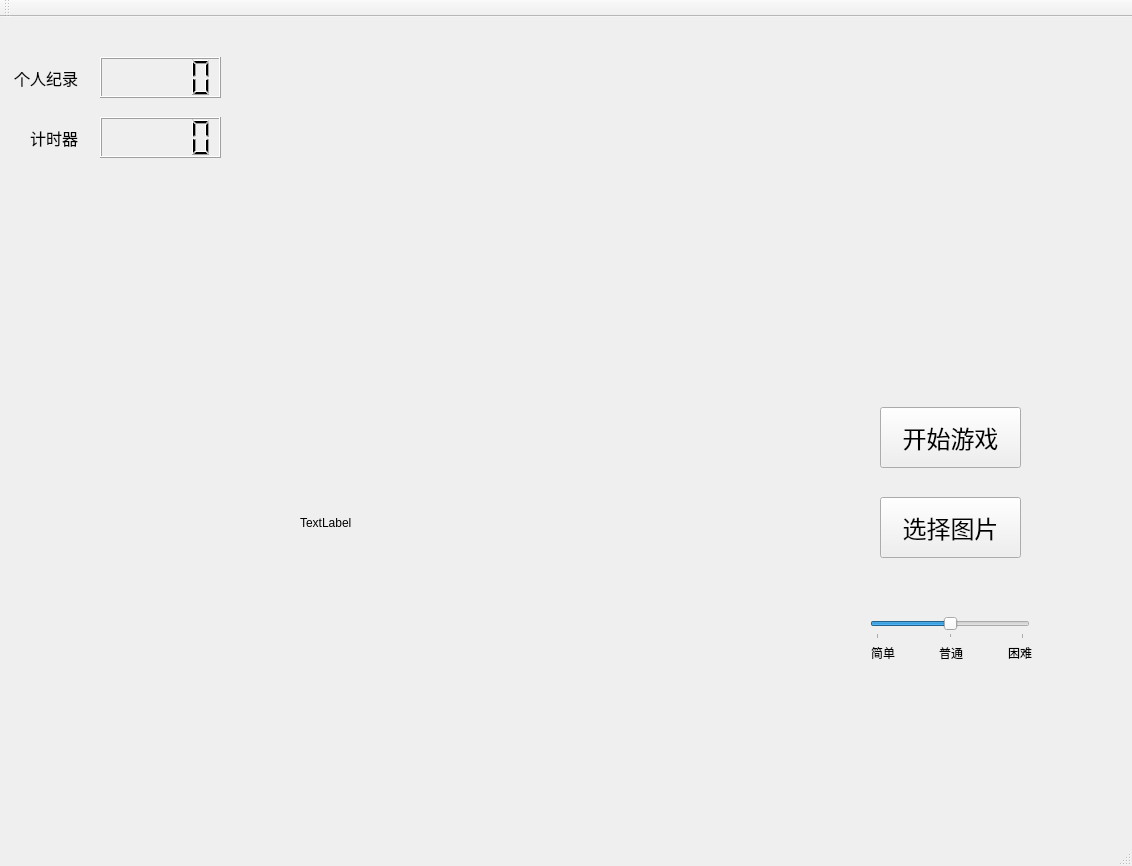
<?xml version="1.0" encoding="UTF-8"?>
<ui version="4.0">
 <class>MainwindowClass</class>
 <widget class="QMainWindow" name="MainwindowClass">
  <property name="geometry">
   <rect>
    <x>0</x>
    <y>0</y>
    <width>1132</width>
    <height>866</height>
   </rect>
  </property>
  <property name="windowTitle">
   <string>Mainwindow</string>
  </property>
  <widget class="QWidget" name="centralWidget">
   <widget class="QLabel" name="table">
    <property name="geometry">
     <rect>
      <x>300</x>
      <y>250</y>
      <width>561</width>
      <height>511</height>
     </rect>
    </property>
    <property name="text">
     <string>TextLabel</string>
    </property>
   </widget>
   <widget class="QPushButton" name="gameStart">
    <property name="geometry">
     <rect>
      <x>880</x>
      <y>390</y>
      <width>141</width>
      <height>61</height>
     </rect>
    </property>
    <property name="font">
     <font>
      <family>微软雅黑</family>
      <pointsize>18</pointsize>
     </font>
    </property>
    <property name="text">
     <string>开始游戏</string>
    </property>
   </widget>
   <widget class="QLabel" name="numUp">
    <property name="geometry">
     <rect>
      <x>300</x>
      <y>60</y>
      <width>581</width>
      <height>181</height>
     </rect>
    </property>
    <property name="text">
     <string/>
    </property>
   </widget>
   <widget class="QLabel" name="numDown">
    <property name="geometry">
     <rect>
      <x>50</x>
      <y>260</y>
      <width>581</width>
      <height>541</height>
     </rect>
    </property>
    <property name="text">
     <string/>
    </property>
   </widget>
   <widget class="QLabel" name="test">
    <property name="geometry">
     <rect>
      <x>70</x>
      <y>90</y>
      <width>331</width>
      <height>721</height>
     </rect>
    </property>
    <property name="text">
     <string/>
    </property>
   </widget>
   <widget class="QPushButton" name="imgSelection">
    <property name="geometry">
     <rect>
      <x>880</x>
      <y>480</y>
      <width>141</width>
      <height>61</height>
     </rect>
    </property>
    <property name="font">
     <font>
      <family>微软雅黑</family>
      <pointsize>18</pointsize>
     </font>
    </property>
    <property name="text">
     <string>选择图片</string>
    </property>
   </widget>
   <widget class="QSlider" name="difficulty">
    <property name="geometry">
     <rect>
      <x>870</x>
      <y>600</y>
      <width>160</width>
      <height>22</height>
     </rect>
    </property>
    <property name="maximum">
     <number>2</number>
    </property>
    <property name="sliderPosition">
     <number>1</number>
    </property>
    <property name="orientation">
     <enum>Qt::Horizontal</enum>
    </property>
    <property name="tickPosition">
     <enum>QSlider::TicksBelow</enum>
    </property>
   </widget>
   <widget class="QLCDNumber" name="timeRecorder">
    <property name="geometry">
     <rect>
      <x>100</x>
      <y>100</y>
      <width>121</width>
      <height>41</height>
     </rect>
    </property>
   </widget>
   <widget class="QLCDNumber" name="record">
    <property name="geometry">
     <rect>
      <x>100</x>
      <y>40</y>
      <width>121</width>
      <height>41</height>
     </rect>
    </property>
   </widget>
   <widget class="QLabel" name="label">
    <property name="geometry">
     <rect>
      <x>10</x>
      <y>50</y>
      <width>91</width>
      <height>21</height>
     </rect>
    </property>
    <property name="font">
     <font>
      <family>微软雅黑 Light</family>
      <pointsize>12</pointsize>
     </font>
    </property>
    <property name="text">
     <string> 个人纪录</string>
    </property>
   </widget>
   <widget class="QLabel" name="label_2">
    <property name="geometry">
     <rect>
      <x>30</x>
      <y>110</y>
      <width>91</width>
      <height>21</height>
     </rect>
    </property>
    <property name="font">
     <font>
      <family>微软雅黑 Light</family>
      <pointsize>12</pointsize>
     </font>
    </property>
    <property name="text">
     <string>计时器</string>
    </property>
   </widget>
   <widget class="QWidget" name="horizontalLayoutWidget">
    <property name="geometry">
     <rect>
      <x>860</x>
      <y>610</y>
      <width>221</width>
      <height>51</height>
     </rect>
    </property>
    <layout class="QHBoxLayout">
     <item>
      <widget class="QLabel" name="label_3">
       <property name="font">
        <font>
         <family>微软雅黑</family>
        </font>
       </property>
       <property name="text">
        <string>简单</string>
       </property>
      </widget>
     </item>
     <item>
      <widget class="QLabel" name="label_4">
       <property name="font">
        <font>
         <family>微软雅黑</family>
        </font>
       </property>
       <property name="text">
        <string>普通</string>
       </property>
      </widget>
     </item>
     <item>
      <widget class="QLabel" name="label_5">
       <property name="font">
        <font>
         <family>微软雅黑</family>
        </font>
       </property>
       <property name="text">
        <string>困难</string>
       </property>
      </widget>
     </item>
    </layout>
   </widget>
  </widget>
  <widget class="QMenuBar" name="menuBar">
   <property name="geometry">
    <rect>
     <x>0</x>
     <y>0</y>
     <width>1132</width>
     <height>26</height>
    </rect>
   </property>
  </widget>
  <widget class="QToolBar" name="mainToolBar">
   <attribute name="toolBarArea">
    <enum>TopToolBarArea</enum>
   </attribute>
   <attribute name="toolBarBreak">
    <bool>false</bool>
   </attribute>
  </widget>
  <widget class="QStatusBar" name="statusBar"/>
 </widget>
 <layoutdefault spacing="6" margin="11"/>
 <resources>
  <include location="Mainwindow.qrc"/>
 </resources>
 <connections/>
</ui>
